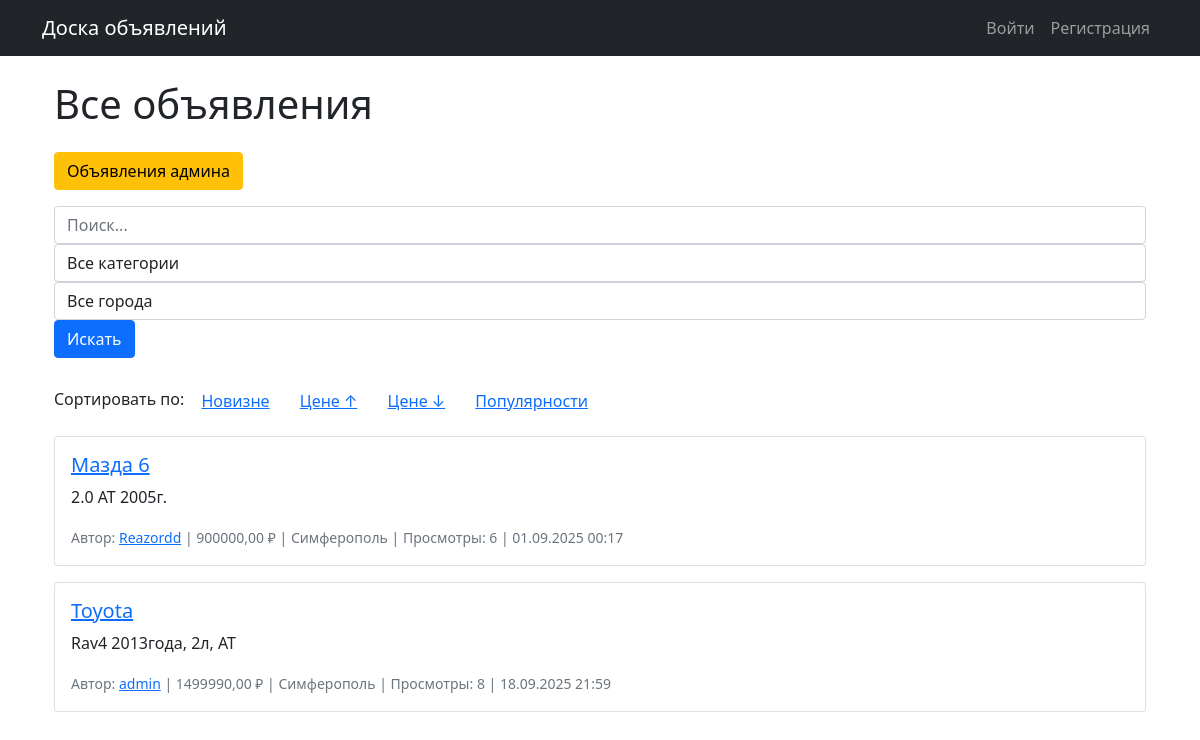
The page /?sort=price& on the database its author committed.
### ads/models.py (models this page shows, shortened)
class Advertisement(models.Model):
    title = models.CharField(max_length=200)
    slug = models.SlugField(max_length=200, unique=True, blank=True)
    description = models.TextField()
    price = models.DecimalField(max_digits=10, decimal_places=2)
    city = models.ForeignKey(City, on_delete=models.CASCADE)
    category = models.ForeignKey(Category, on_delete=models.CASCADE, verbose_name="Категория")
    tags = models.ManyToManyField(Tag, blank=True, verbose_name="Теги")
    author = models.ForeignKey(User, on_delete=models.CASCADE)
    cover = models.ImageField(upload_to='covers/%Y/%m/%d/', blank=True, null=True)
    created_at = models.DateTimeField(auto_now_add=True)
    updated_at = models.DateTimeField(auto_now=True)
    views = models.PositiveIntegerField(default=0, verbose_name="Просмотры")

class City(models.Model):
    name = models.CharField(max_length=100, unique=True, verbose_name="Название города")
    slug = models.SlugField(max_length=100, unique=True, verbose_name="URL-адрес города")
    created_at = models.DateTimeField(auto_now_add=True)
    class Meta:
        verbose_name = "Город"
        verbose_name_plural = "Города"
        ordering = ['name']

### ads/views.py (the view)
# urls.py: path('', views.AdvertisementListView.as_view(), name='home'),
class AdvertisementListView(ListView):
    model = Advertisement
    template_name = 'ads/home.html'
    context_object_name = 'advertisements'
    paginate_by = 10
    ordering = ['-created_at']
    def get_queryset(self):
        queryset = super().get_queryset()
        category_slug = self.request.GET.get('category')
        if category_slug:
            queryset = queryset.filter(category__slug=category_slug)
        city_slug = self.request.GET.get('city')
        if city_slug:
            queryset = queryset.filter(city__slug=city_slug)
        tag_slug = self.request.GET.get('tag')
        if tag_slug:
            queryset = queryset.filter(tags__slug=tag_slug)
        search_query = self.request.GET.get('q')
        if search_query:
            queryset = queryset.filter(
                Q(title__icontains=search_query) |
                Q(description__icontains=search_query)
            )
        sort_by = self.request.GET.get('sort', '-created_at')
        if sort_by in ['created_at', '-created_at', 'price', '-price', 'views', '-views']:
            queryset = queryset.order_by(sort_by)
        return queryset.select_related('author', 'city', 'category').prefetch_related('tags')
    def get_context_data(self, **kwargs):
        context = super().get_context_data(**kwargs)
        context['categories'] = Category.objects.all()
        context['tags'] = Tag.objects.all()[:10]
        context['cities'] = City.objects.all()[:10]
        context['current_sort'] = self.request.GET.get('sort', '-created_at')
        context['current_category'] = self.request.GET.get('category', '')
        context['current_city'] = self.request.GET.get('city', '')
        context['current_tag'] = self.request.GET.get('tag', '')
        context['search_query'] = self.request.GET.get('q', '')
        params = self.request.GET.copy()
        if 'page' in params:
            params.pop('page')
        context['querystring'] = params.urlencode()
        return context

### ads/templates/ads/home.html (shortened to what this page needs)
{% extends 'ads/base.html' %}
{% block content %}
<div class="container mt-4">
    <h1 class="mb-4">Все объявления</h1>
    <div class="mb-3">
        <a href="{% url 'admin_ads' %}" class="btn btn-warning">Объявления админа</a>
    </div>
    <form method="get" class="form-inline mb-4">
        <input type="text" name="q" value="{{ search_query }}" placeholder="Поиск..."
               class="form-control mr-2" />
        <select name="category" class="form-control mr-2">
            <option value="">Все категории</option>
        </select>
        <select name="city" class="form-control mr-2">
            <option value="">Все города</option>
        </select>
        <button type="submit" class="btn btn-primary">Искать</button>
    </form>
    <div class="mb-3">
        <span>Сортировать по:</span>
        <a href="?sort=-created_at&{{ querystring }}" class="btn btn-link {% if current_sort == '-created_at' %}font-weight-bold{% endif %}">Новизне</a>
        <a href="?sort=price&{{ querystring }}" class="btn btn-link {% if current_sort == 'price' %}font-weight-bold{% endif %}">Цене ↑</a>
        <a href="?sort=-price&{{ querystring }}" class="btn btn-link {% if current_sort == '-price' %}font-weight-bold{% endif %}">Цене ↓</a>
        <a href="?sort=-views&{{ querystring }}" class="btn btn-link {% if current_sort == '-views' %}font-weight-bold{% endif %}">Популярности</a>
    </div>
    {% for advertisement in advertisements %}
    <div class="card mb-3">
        <div class="card-body">
            <h5 class="card-title">
                <a href="{% url 'advertisement_detail' advertisement.slug %}">
                    {{ advertisement.title }}
                </a>
            </h5>
            <p class="card-text">{{ advertisement.description|truncatechars:200 }}</p>
            <p class="card-text">
                <small class="text-muted">
                    Автор: <a href="{% url 'profile' advertisement.author.username %}">{{ advertisement.author.username }}</a> |
                    {{ advertisement.price }} ₽ |
                    {{ advertisement.city.name }} |
                    Просмотры: {{ advertisement.views }} |
                    {{ advertisement.created_at|date:"d.m.Y H:i" }}
                </small>
            </p>
        </div>
    </div>
    {% empty %}
    <p>Пока нет объявлений.</p>
    {% endfor %}
</div>
{% endblock %}

### rows shown on the page
Advertisement: title "Мазда 6", description "2.0 АТ 2005г.", author.username "Reazordd", price "900000,00", city.name "Симферополь", views "6", created_at "01.09.2025 00:17"
Advertisement: title "Toyota", description "Rav4 2013года, 2л, АТ", author.username "admin", price "1499990,00", city.name "Симферополь", views "8", created_at "18.09.2025 21:59"
